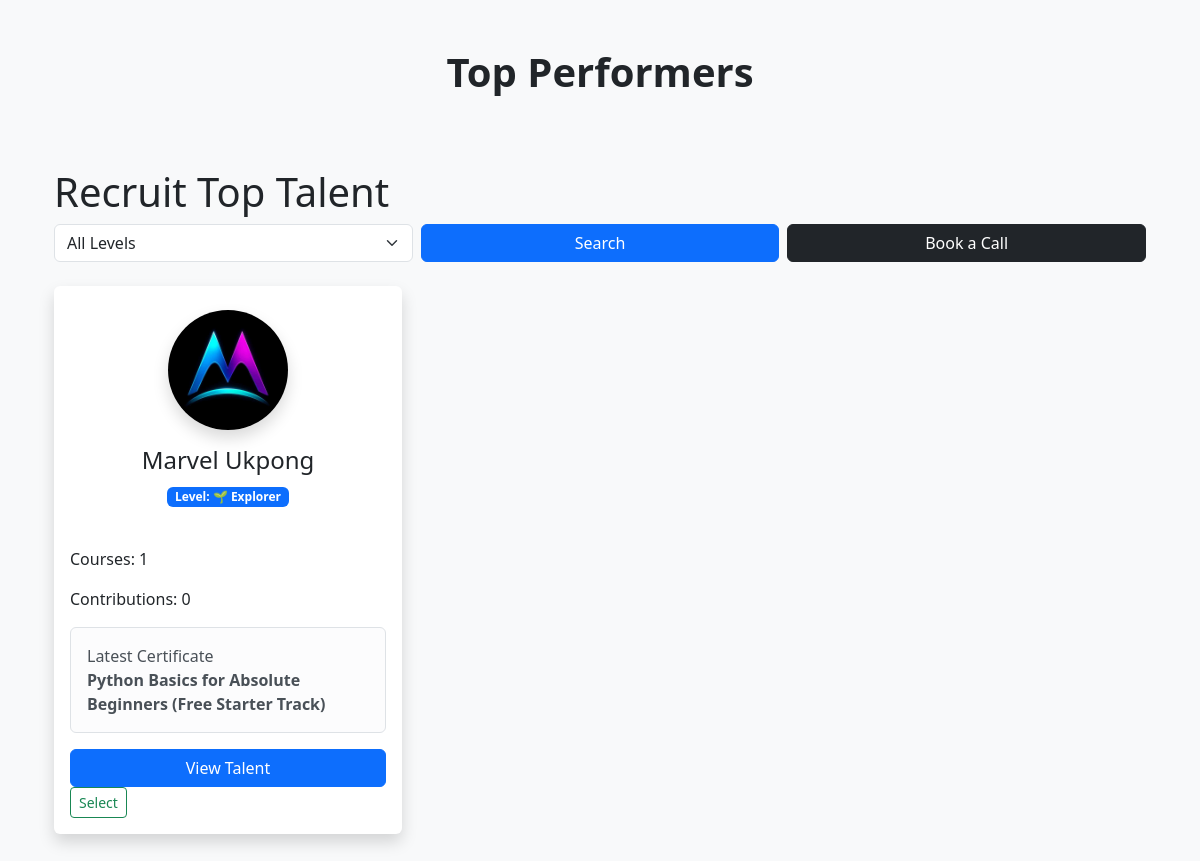
/recruit/recruit/, run on an earlier commit of the app's database.
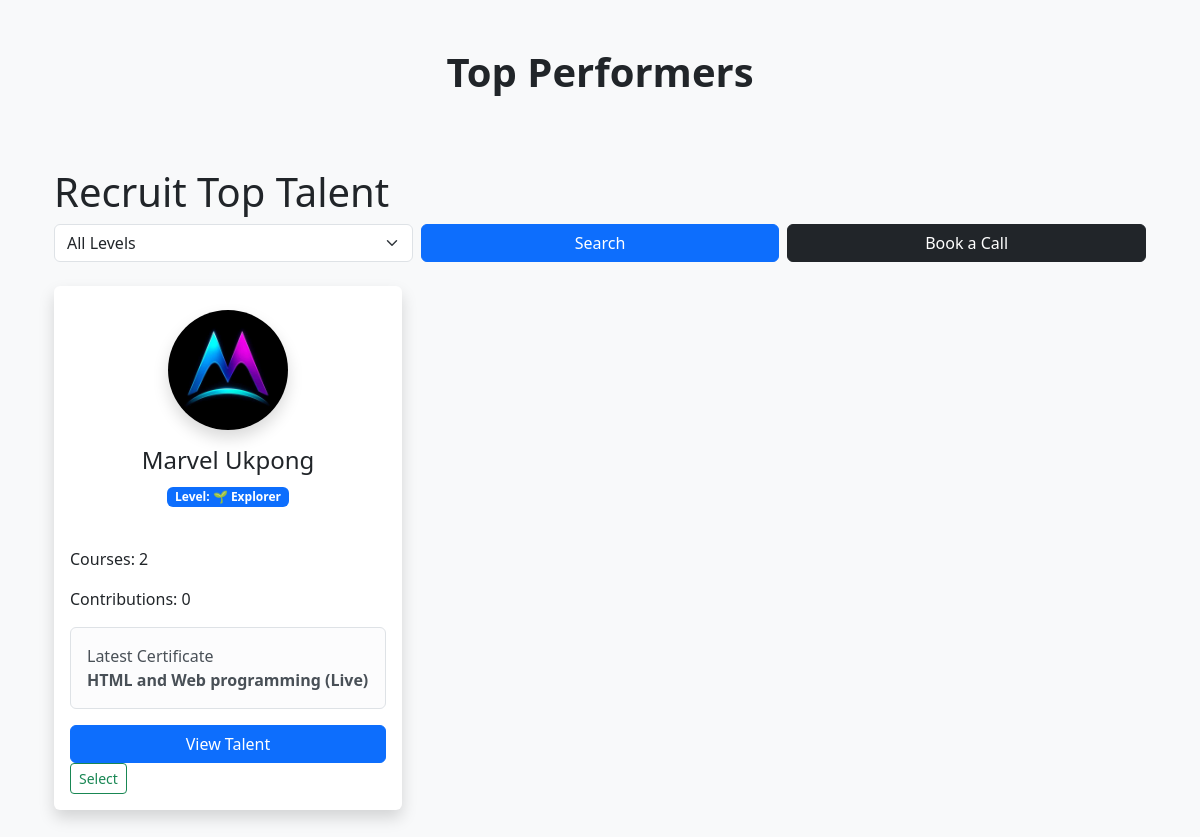
And on a later commit of the database.
### users/models.py (models this page shows, shortened)
class StudentReputation(models.Model):
    user = models.OneToOneField(
        settings.AUTH_USER_MODEL,
        on_delete=models.CASCADE
    )
    completed_courses = models.IntegerField(default=0)
    github_contributions = models.IntegerField(default=0)
    assignments_submitted = models.IntegerField(default=0)
    live_attendance = models.IntegerField(default=0)
    mentor_sessions = models.IntegerField(default=0)
    project_contribution_grade = models.IntegerField(default=0)
    total_score = models.IntegerField(default=0)
    updated_at = models.DateTimeField(auto_now=True)
    @property
    def badge(self):
        if self.total_score >= 800:
           return "🏆 Elite Developer"
        elif self.total_score >= 500:
           return "⭐ Expert Developer"
        elif self.total_score >= 250:
           return "🚀 Professional Developer"
        elif self.total_score >= 100:
           return "🔨 Builder"
        return "🌱 Explorer"

class User(AbstractUser):
    student_id = models.CharField(max_length=20, unique=True, blank=True)
    fullname = models.CharField(max_length=50)
    phone = models.CharField(max_length=20)
    country = models.CharField(max_length=100)
    email = models.EmailField(max_length=254, unique=True)
    github_username = models.CharField(
    max_length=100,
    blank=True,
    null=True
    )
    profile_image = models.ImageField(upload_to='profiles/', blank=True)
    is_verified = models.BooleanField(default=False)
    verified_at = models.DateTimeField(
    null=True,
    blank=True
    )

### courses/models.py (models this page shows, shortened)
class Certificate(models.Model):
    CERT_TYPE = (
        ("completion", "Completion"),
        ("participation", "Participation"),
        ("achievement", "Achievement"),
    )
    student = models.ForeignKey(User, on_delete=models.CASCADE)
    course = models.ForeignKey(Course, on_delete=models.CASCADE)
    certificate_type = models.CharField(
        max_length=20,
        choices=CERT_TYPE,
        default="completion",
    )
    certificate_id = models.CharField(
        max_length=50,
        unique=True,
    )
    issued_date = models.DateTimeField(auto_now_add=True)
    certificate_template = models.ImageField(
        upload_to="certificate_templates/",
        blank=True,
        null=True
    )
    class Meta:
        unique_together = ['student', 'course', 'certificate_type']

class Course(models.Model):
    COURSE_TYPE = (
        ("recorded", "Recorded"),
        ("live", "Live"),
    )
    PAYMENT_TYPE = (
        ('transfer', 'transfer'),
        ('mastercard',  'Mastercard')
    )
    title = models.CharField(max_length=200)
    description = models.TextField()
    price = models.DecimalField(max_digits=8, decimal_places=2)
    payment_type = models.CharField(max_length=10, choices=PAYMENT_TYPE, default="transfer")
    course_type = models.CharField(
        max_length=10,
        choices=COURSE_TYPE,
        default="recorded"
    )
    discount_active = models.BooleanField(default=False)
    discount_percentage = models.PositiveIntegerField(
        default=0
    )
    first_200_discount = models.DecimalField(
        max_digits=5,
        decimal_places=2,
        default=0
    )
    discount_expiry = models.DateTimeField(
        null=True,
        blank=True
    )
    enrollment_open = models.DateTimeField(null=True, blank=True)
    created_at = models.DateTimeField(auto_now_add=True)

### recruit/views.py (the view)
def recruit_home(request):
    level = request.GET.get("level")  # filter
    performers = (
        StudentReputation.objects
        .select_related("user")
        .filter(user__is_verified=True)
        .exclude(user__profile_image="")
        .order_by("-total_score")
    )
    if level in LEVEL_MAP:
        min_score = LEVEL_MAP[level]
        performers = performers.filter(
            total_score__gte=min_score
        )
    performers = performers[:50]
    latest_certificates = {}
    for p in performers:
        latest_certificates[p.user.id] = (
            Certificate.objects
            .filter(student=p.user)
            .order_by("-issued_date")
            .first()
        )
    request.session.setdefault("selected_students", [])
    selected = request.session["selected_students"]
    return render(request, "recruit/top_performers.html", {
        "performers": performers,
        "latest_certificates": latest_certificates,
        "selected_level": level,
        "selected": selected
    })

### core/templatetags/custom_tags.py (called while the page is built)
@register.filter
def get_item(dictionary, key):
    return dictionary.get(key)

### recruit/templates/recruit/top_performers.html (shortened to what this page needs)
{% extends 'base.html' %}
{% load static %}
{% load custom_tags %}
{% block content %}
<section class="py-5 bg-light">
<div class="container">
<h1 class="fw-bold text-center mb-5">
Top Performers
</h1>
<div class="container py-4">
<h1>Recruit Top Talent</h1>
<form method="GET" class="row g-2 mb-4">
<div class="col-md-4">
<select name="level" class="form-select">
<option value="">All Levels</option>
</select>
</div>
<div class="col-md-4">
<button class="btn btn-primary w-100">
Search
</button>
</div>
<div class="col-md-4">
<a href="{% url 'book_call' %}"
class="btn btn-dark w-100">
Book a Call
</a>
</div>
</form>
<div class="row g-4">
{% for performer in performers %}
<div class="col-lg-4 col-md-6">
<div class="card border-0 shadow h-100">
<div class="text-center p-4">
<img
src="{% if performer.user.profile_image %}{{ performer.user.profile_image.url }}{% else %}{% static 'images/default-avatar.png' %}{% endif %}"
class="rounded-circle shadow"
width="120"
height="120">
<h4 class="mt-3">
{{ performer.user.fullname }}
</h4>
<span class="badge bg-primary">
Level:
{{ performer.badge }}
</span>
</div>
<div class="card-body">
<p>
Courses:
{{ performer.completed_courses }}
</p>
<p>
Contributions:
{{ performer.github_contributions }}
</p>
{% with latest_certificates|get_item:performer.user.id as cert %}
{% if cert %}
<div class="alert alert-light border">
Latest Certificate
<br>
<b>{{ cert.course.title }}</b>
</div>
{% endif %}
{% endwith %}
<a
href="{% url 'talent_detail' performer.user.username %}"
class="btn btn-primary w-100">
View Talent
</a>
<a href="{% url 'toggle_student' performer.user.id %}"
class="btn btn-outline-success btn-sm">
Select
</a>
</div>
</div>
</div>
{% endfor %}
</div>
</div>
</section>
{% endblock %}

What changed in the data, as far as the page shows it:
changed StudentReputation "🌱 Explorer": completed_courses "1" → "2"; user.id.course "Python Basics for Absolute Beginners (Free Starter Track)" → "HTML and Web programming (Live)"
